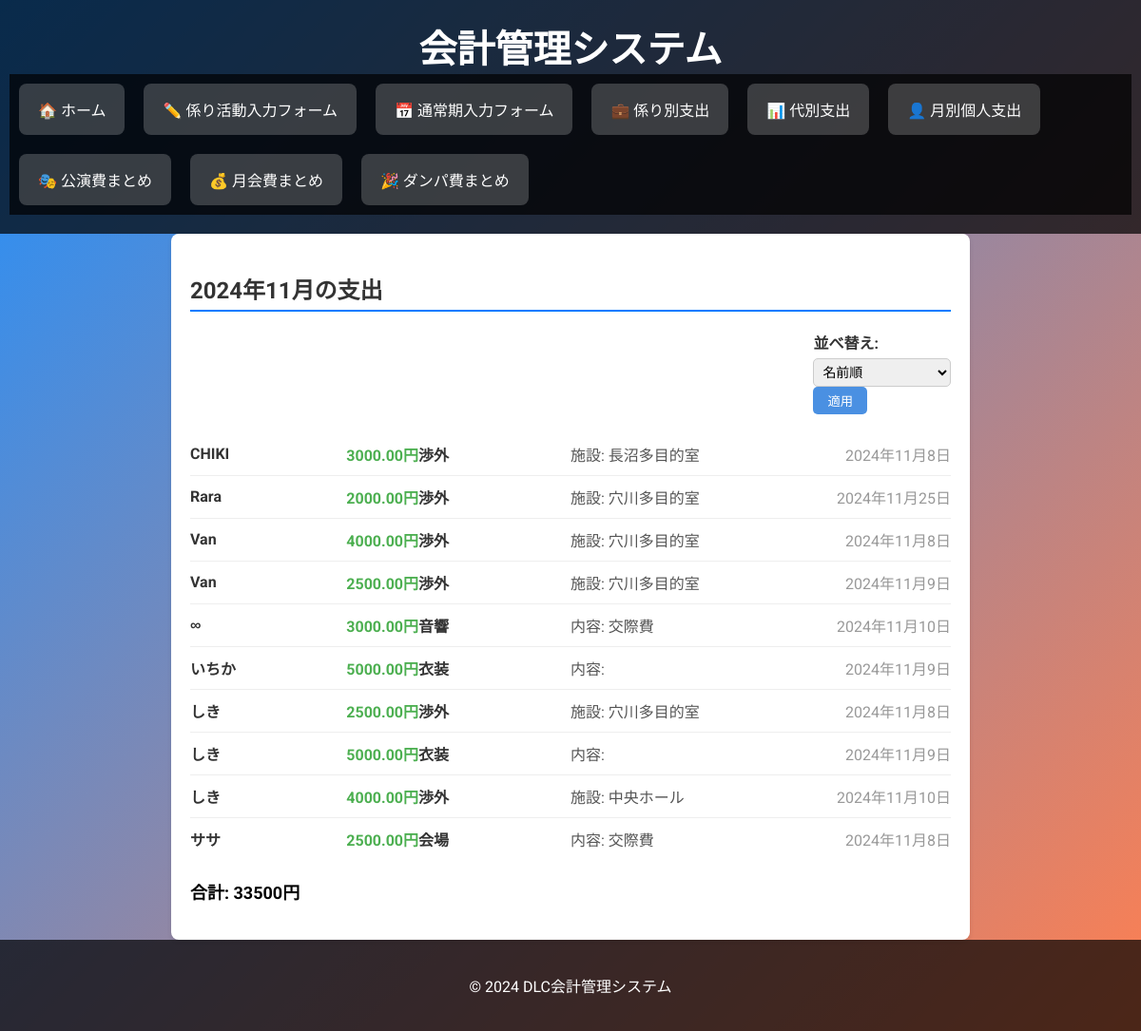
The app's page /accounting/month-details/2024/11/ with its own data.
### accounting/models.py (models this page shows, shortened)
class Expense(models.Model):#すべてのもとになるclass
    DEPARTMENTS = [   #　係りをまとめたもの
        ('渉外', '渉外'),
        ('音響', '音響'),
        ('医務', '医務'),
        ('広報', '広報'),
        ('衣装', '衣装'),
        ('会場', '会場'),
        ('対外交渉', '対外交渉'),
        ('映像', '映像'),
        ('美術', '美術'),
        ('その他', 'その他')
    ]
    age = models.IntegerField()
    name = models.CharField(max_length=100)
    amount = models.DecimalField(max_digits=10, decimal_places=2)
    department = models.CharField(max_length=10, choices=DEPARTMENTS)
    institution = models.CharField(max_length=100, blank=True, null=True)
    content = models.TextField(blank=True, null=True)
    date = models.DateField()

### accounting/views.py (the view)
# urls.py: path('month-details/<int:year>/<int:month>/', views.month_details, name='month_details'),
def month_details(request, year, month):
    sort_by = request.GET.get('sort_by', 'name')
    if sort_by not in ['name', 'department', 'date']:
        sort_by = 'name'
    expenses = Expense.objects.filter(
        date__year=year, date__month=month
    ).order_by(sort_by)
    total = expenses.aggregate(Sum('amount'))['amount__sum'] or 0
    return render(request, 'accounting/month_details.html', {
        'year': year,
        'month': month,
        'expenses': expenses,
        'total': total,
    })

### accounting/templates/accounting/month_details.html (shortened to what this page needs)
{% extends "accounting/base.html" %}
{% block content %}
<div class="page-container">
    <h2 class="page-title">{{ year }}年{{ month }}月の支出</h2>
    <div class="sort-form">
        <form method="get">
            <label for="sort-by">並べ替え:</label>
            <select name="sort_by" id="sort-by" class="form-control">
                <option value="name">名前順</option>
            </select>
            <button type="submit" class="btn-sort">適用</button>
        </form>
    </div>
    <ul class="expense-list">
        {% for expense in expenses %}
        <li class="expense-item">
            <span class="expense-name">{{ expense.name }}</span>
                <span class="expense-amount">{{ expense.amount }}円</span>
                <span class="expense-department">{{ expense.department }}</span>
                {% if expense.department == '渉外' %}
                    <span class="expense-detail">施設: {{ expense.institution }}</span>
                {% else %}
                    <span class="expense-detail">内容: {{ expense.content }}</span>
                {% endif %}
                <span class="expense-date">{{ expense.date }}</span>
        </li>
        {% endfor %}
    </ul>
    <p class="total-amount">合計: {{ total }}円</p>
</div>
{% endblock %}

### accounting/static/accounting/css/style.css (style rules this page uses)
body { font-family: 'Roboto', Arial, sans-serif; background: linear-gradient(135deg, #1e90ff, #ff7f50); color: #fff; margin: 0; padding: 0; }
label { display: block; margin-bottom: 5px; font-weight: bold; color: #333; }
input, select, textarea { width: 100%; padding: 10px; border: 1px solid #ddd; border-radius: 5px; box-sizing: border-box; }
.form-control { width: 100%; padding: 10px; border: 1px solid #ccc; border-radius: 5px; font-size: 14px; }
.sort-form { display: flex; justify-content: flex-end; margin-bottom: 20px; }
.sort-form label { margin-right: 10px; font-weight: bold; }
.sort-form .form-control { margin-right: 10px; padding: 5px; border-radius: 5px; border: 1px solid #ccc; }
.sort-form .btn-sort { padding: 5px 15px; background-color: #4a90e2; color: white; border: none; border-radius: 5px; cursor: pointer; transition: background-color 0.3s ease; }
.age-title , .department-title, .page-title { font-size: 18px; font-weight: bold; margin-bottom: 10px; color: #333; text-align: left; border-bottom: 2px solid #007bff; padding-bottom: 5px; }
.page-container { max-width: 800px; margin: 0 auto; padding: 20px; background: #fff; border-radius: 8px; box-shadow: 0 2px 5px rgba(0, 0, 0, 0.1); }
.page-title { font-size: 24px; font-weight: bold; margin-bottom: 20px; color: #333; }
.total-amount { font-size: 18px; font-weight: bold; margin-top: 20px; color: #000; }
.expense-list { list-style: none; padding: 0; margin: 0; }
.expense-item { display: flex; justify-content: space-between; align-items: center; padding: 10px 0; border-bottom: 1px solid #eee; }
.expense-item:last-child { border-bottom: none; }
.expense-name { flex: 2; font-weight: bold; color: #333; }
.expense-amount { flex: 1; text-align: right; color: #4CAF50; font-weight: bold; }
.expense-detail { flex: 3; text-align: left; color: #555; }
.expense-date { flex: 2; text-align: right; color: #999; }
.expense-department { flex: 2; font-weight: bold; color: #333; }

### records on screen
Expense: name "CHIKI", amount "3000.00", department "渉外", institution "長沼多目的室", date "2024年11月8日"
Expense: name "Rara", amount "2000.00", department "渉外", institution "穴川多目的室", date "2024年11月25日"
Expense: name "Van", amount "4000.00", department "渉外", institution "穴川多目的室", date "2024年11月8日"
Expense: name "Van", amount "2500.00", department "渉外", institution "穴川多目的室", date "2024年11月9日"
Expense: name "∞", amount "3000.00", department "音響", content "交際費", date "2024年11月10日"
Expense: name "いちか", amount "5000.00", department "衣装", date "2024年11月9日"
Expense: name "しき", amount "2500.00", department "渉外", institution "穴川多目的室", date "2024年11月8日"
Expense: name "しき", amount "5000.00", department "衣装", date "2024年11月9日"
Expense: name "しき", amount "4000.00", department "渉外", institution "中央ホール", date "2024年11月10日"
Expense: name "ササ", amount "2500.00", department "会場", content "交際費", date "2024年11月8日"

### other values on screen
{{ year }} "2024"
{{ month }} "11"
{{ total }} "33500"
